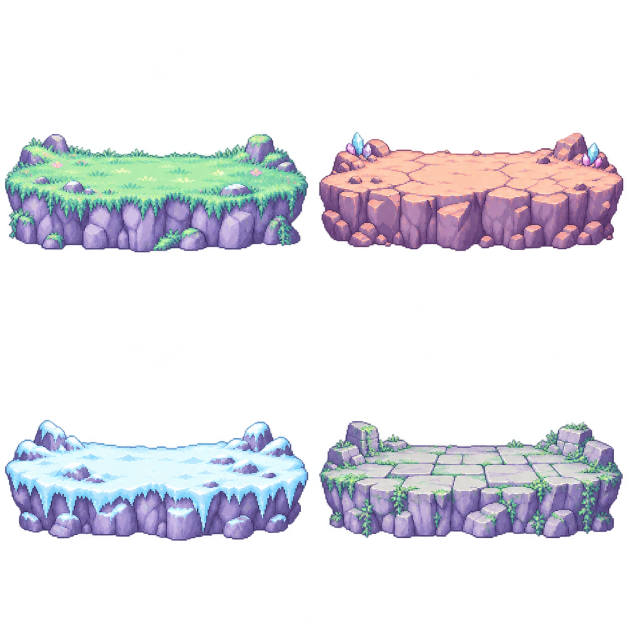
#> input picture art/pastel/source/ground-original.png, 1254 x 1254 px (shown at 1/2 size)
$ python import-ground.py
#> lines starting #> are read from the running program, lines starting #| are printed output that depends on the picture; long printed decimals are rounded
"""Crop downloaded static terrain sprites, retaining original alpha and pixel sampling."""
from pathlib import Path
from PIL import Image
import json,uuid,hashlib
ROOT=Path(__file__).resolve().parents[1];SRC=ROOT/'art/pastel/source/ground-original.png';DST=ROOT/'assets/resources/ui/pastel/terrain';DST.mkdir(parents=True,exist_ok=True)
im=Image.open(SRC).convert('RGBA');assert im.size==(1254,1254) and im.getchannel('A').getextrema()==(0,255)
#> further down, im is the input picture: PIL image 1254x1254 RGBA; mean R, G, B, A 49.4, 50.1, 57.4, 71.8
records=[];surfaces=[350,350,930,930]
for i in range(4):
 x,y=i%2,i//2;bounds=(627*x,627*y,627*(x+1),627*(y+1));cell=im.crop(bounds)
 tight=cell.getchannel('A').point(lambda a:255 if a>32 else 0).getbbox();cell=cell.crop(tight)
 scale=min(500/cell.width,210/cell.height);size=(round(cell.width*scale),round(cell.height*scale));cell=cell.resize(size,Image.Resampling.NEAREST)
 offset=((512-size[0])//2,(224-size[1])//2);out=Image.new('RGBA',(512,224));out.alpha_composite(cell,offset)
 contact=offset[1]+(surfaces[i]-627*y-tight[1])*size[1]/(tight[3]-tight[1]);normalized=.5-contact/224
 path=DST/f'ground-{i}.png';out.save(path);meta=path.with_suffix('.png.meta')
 if not meta.exists():
  u=str(uuid.uuid4());meta.write_text(json.dumps({'ver':'1.0.27','importer':'image','imported':True,'uuid':u,'files':['.json','.png'],'subMetas':{'6c48a':{'importer':'texture','uuid':u+'@6c48a','displayName':f'ground-{i}','id':'6c48a','name':'texture','userData':{'wrapModeS':'clamp-to-edge','wrapModeT':'clamp-to-edge','minfilter':'nearest','magfilter':'nearest','mipfilter':'none','anisotropy':0,'isUuid':True,'imageUuidOrDatabaseUri':u,'visible':False},'ver':'1.0.22','imported':True,'files':['.json'],'subMetas':{}}},'userData':{'type':'texture','fixAlphaTransparencyArtifacts':False,'hasAlpha':True,'redirect':u+'@6c48a'}},indent=2)+'\n')
 records.append({'file':str(path.relative_to(ROOT)),'crop':bounds,'visibleCrop':tight,'size':[512,224],'walkingSurfaceNormalizedY':round(normalized,6),'sourceWalkingY':surfaces[i],'sha256':hashlib.sha256(path.read_bytes()).hexdigest()})
#> this loop made 4 passes
#> (tight, contact, normalized) on passes 1 to 4: ((10, 268, 617, 505), 81.47, 0.136), ((11, 264, 620, 503), 84.53, 0.123), ((10, 212, 617, 455), 86.9, 0.112), ((11, 215, 619, 450), 87.27, 0.11)
#> pass 1, `cell = im.crop(bounds)`:
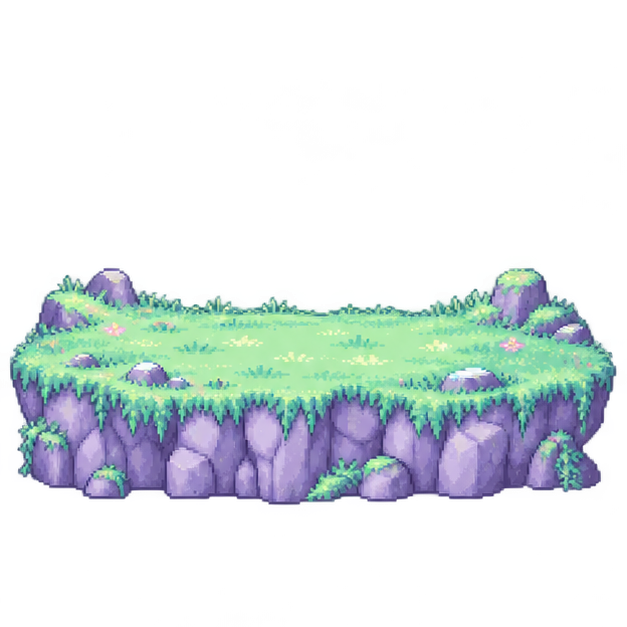
#> cell: PIL image 627x627 RGBA; mean R, G, B, A 42.7, 53.7, 56, 73.2; transparent parts drawn white
#> pass 1, `cell = cell.crop(tight)`:
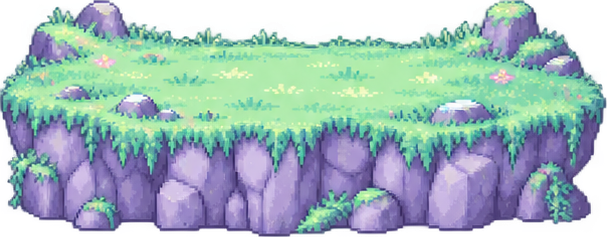
#> cell: PIL image 607x237 RGBA; mean R, G, B, A 116, 145.2, 150.3, 200.1; transparent parts drawn white
#> pass 1, `cell = cell.resize(size, Image.Resampling.NEAREST)`:
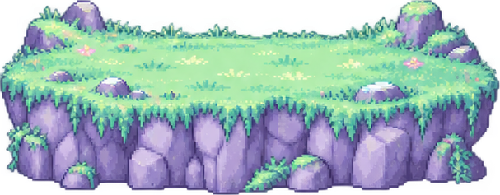
#> cell: PIL image 500x195 RGBA; mean R, G, B, A 116.1, 145.4, 150.4, 200.1; transparent parts drawn white
#> after the loop:
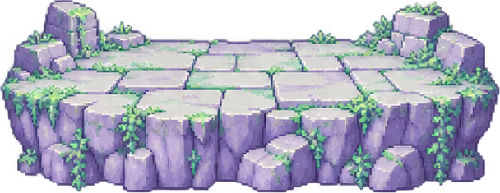
#> cell: PIL image 500x193 RGBA; mean R, G, B, A 126, 129.8, 151.4, 194.8; transparent parts drawn white
#> after the loop:
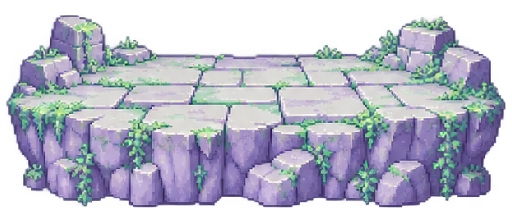
#> out: PIL image 512x224 RGBA; mean R, G, B, A 106, 109.2, 127.4, 163.9; transparent parts drawn white
#> after the loop, records = 4 items
meta=DST.with_suffix('.meta')
if not meta.exists():meta.write_text(json.dumps({'ver':'1.2.0','importer':'directory','imported':True,'uuid':str(uuid.uuid4()),'files':[],'subMetas':{},'userData':{}},indent=2)+'\n')
(ROOT/'art/pastel/ground-import-manifest.json').write_text(json.dumps({'original':str(SRC.relative_to(ROOT)),'sha256':hashlib.sha256(SRC.read_bytes()).hexdigest(),'dimensions':list(im.size),'transforms':'Cell crop, alpha-visible bounds, padding, nearest resize only; original retained unchanged.','sprites':records},indent=2)+'\n')
print('Surface Y offsets:',[r['walkingSurfaceNormalizedY'] for r in records])
#| Surface Y offsets: [0.1363, 0.1226, 0.1121, 0.1104]

$ run again, with art/pastel/source/combat-fx-original.png copied over art/pastel/source/ground-original.png
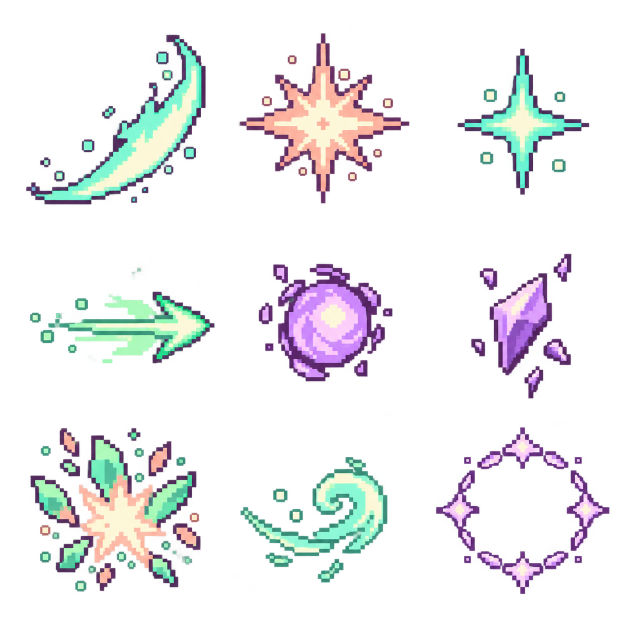
#> input picture art/pastel/source/combat-fx-original.png, 1254 x 1254 px (shown at 1/2 size)
#> im is the input picture: PIL image 1254x1254 RGBA; mean R, G, B, A 36.7, 37.4, 40.9, 45
#> the loop `for i in range(4):` made 4 passes
#> (tight, contact, normalized) on passes 1 to 4: ((52, 69, 627, 627), 112.8, -0.00336), ((0, 66, 552, 627), 113.3, -0.00585), ((60, 0, 627, 557), 121.2, -0.0412), ((0, 0, 592, 561), 120.4, -0.0376)
#> after the loop `for i in range(4):`:
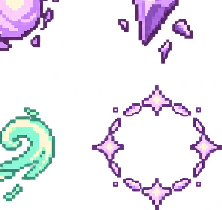
#> cell: PIL image 222x210 RGBA; mean R, G, B, A 42.6, 37, 53.9, 51.4; transparent parts drawn white
#> after the loop `for i in range(4):`:
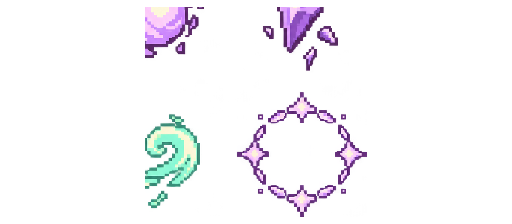
#> out: PIL image 512x224 RGBA; mean R, G, B, A 17.3, 15, 21.9, 20.9; transparent parts drawn white
#> after the loop `for i in range(4):`: records = 4 items
#| Surface Y offsets: [-0.00336, -0.005849, -0.04124, -0.0376]

$ run again, with art/pastel/source/faces.png copied over art/pastel/source/ground-original.png
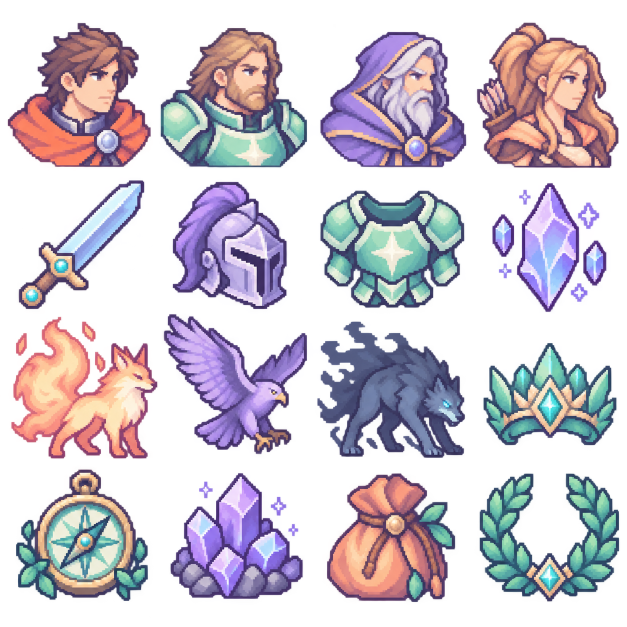
#> input picture art/pastel/source/faces.png, 1254 x 1254 px (shown at 1/2 size)
#> im is the input picture: PIL image 1254x1254 RGBA; mean R, G, B, A 78.4, 68.1, 83.5, 117.1
#> the loop `for i in range(4):` made 4 passes
#> (tight, contact, normalized) on passes 1 to 4: ((15, 46, 614, 619), 118.4, -0.0286), ((13, 45, 610, 624), 117.6, -0.0251), ((22, 1, 614, 575), 117.5, -0.0245), ((7, 16, 612, 577), 114.4, -0.0109)
#> after the loop `for i in range(4):`:
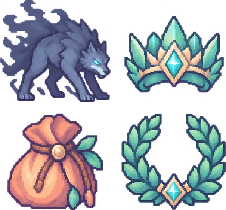
#> cell: PIL image 226x210 RGBA; mean R, G, B, A 67, 70.4, 79.5, 128.5; transparent parts drawn white
#> after the loop `for i in range(4):`:
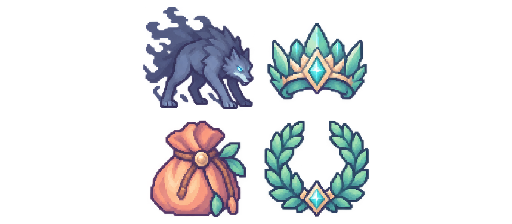
#> out: PIL image 512x224 RGBA; mean R, G, B, A 27.7, 29.1, 32.9, 53.2; transparent parts drawn white
#> after the loop `for i in range(4):`: records = 4 items
#| Surface Y offsets: [-0.02863, -0.0251, -0.0245, -0.01086]
